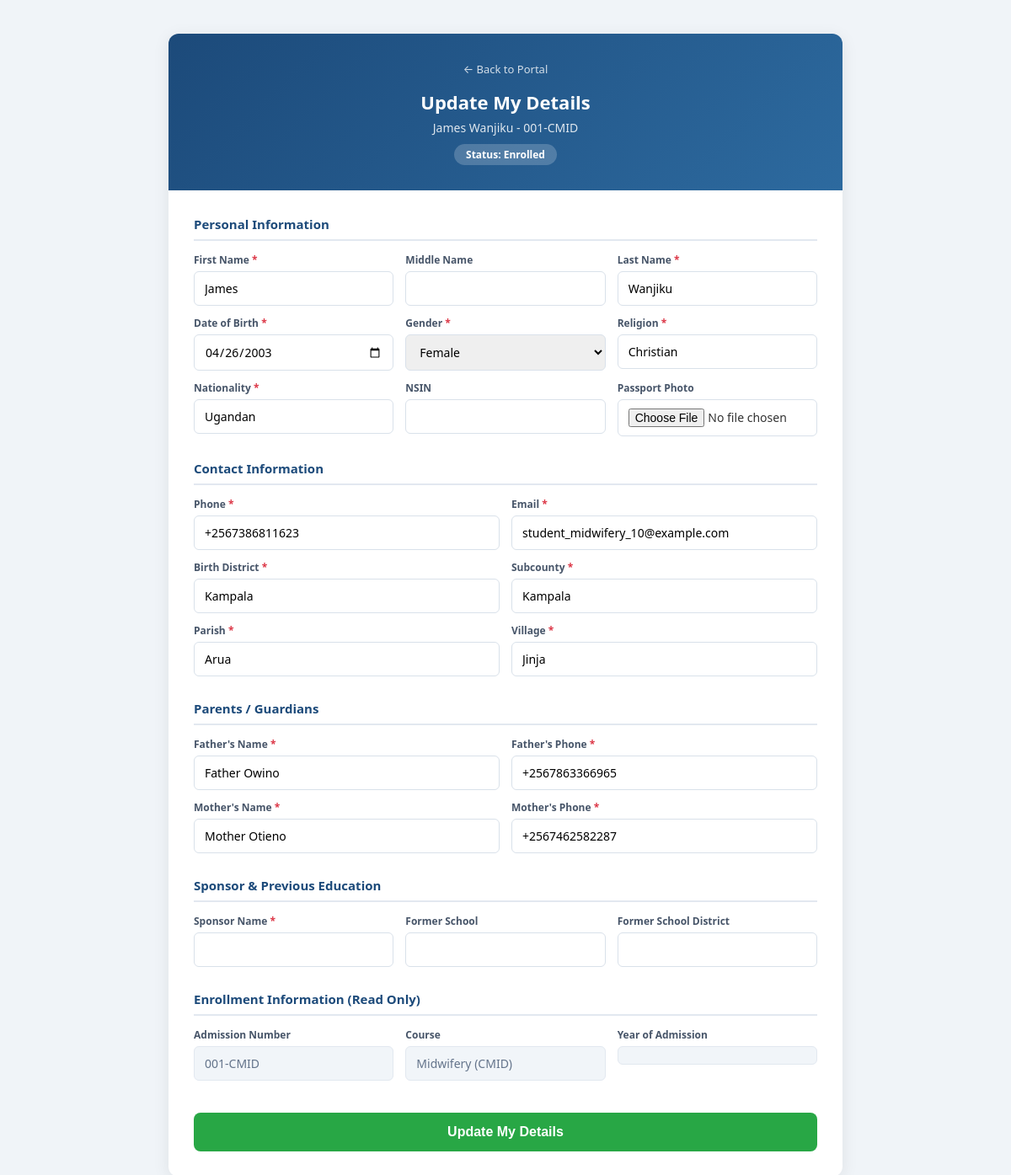
Screenshot of /portal/update/student/33/ with the database file from the repository.
### admissions/models.py (models this page shows, shortened)
class Student(models.Model):
    application = models.OneToOneField(
        'Application',
        on_delete=models.SET_NULL,
        null=True,
        blank=True,
        related_name='admitted_student',
        help_text="The application this student was admitted from"
    )
    first_name = models.CharField(max_length=100)
    middle_name = models.CharField(max_length=100, blank=True)  # Optional middle name
    last_name = models.CharField(max_length=100)
    date_of_birth = models.DateField()
    gender = models.CharField(
        max_length=1,
        choices=[('M', 'Male'), ('F', 'Female')],
        help_text="Select gender"
    )  # Gender choices
    religion = models.CharField(max_length=50)
    nationality = models.CharField(max_length=100)
    passport_photo = models.ImageField(upload_to='passport_photos/', blank=True, null=True)
    birth_district = models.CharField(max_length=100)
    subcounty = models.CharField(max_length=100)
    parish = models.CharField(max_length=100)
    village = models.CharField(max_length=100)
    phone = models.CharField(max_length=15)
    email = models.EmailField(unique=True)
    father_name = models.CharField(max_length=100)
    father_phone = models.CharField(max_length=15)
    mother_name = models.CharField(max_length=100)
    mother_phone = models.CharField(max_length=15)
    sponsor_name = models.CharField(max_length=100)
    former_school = models.CharField(max_length=200, blank=True)
    former_school_district = models.CharField(max_length=100, blank=True)
    course = models.ForeignKey('academics.Course', on_delete=models.CASCADE)
    admission_number = models.CharField(max_length=20, unique=True, blank=True)
    reporting = models.DateField( blank=True, null=True)
    year_of_admission = models.CharField(max_length=15)
    NSIN = models.CharField(max_length=20, unique=False, blank=True, default='', help_text="National Student Identification Number. Leave blank if not yet assigned.")
    ENROLLMENT_STATUS_CHOICES = [
        ('ENROLLED', 'Enrolled'),
        ('PENDING', 'Pending'),
        ('DEFERRED', 'Deferred'),
        ('COMPLETED', 'Completed'),
        ('WITHDRAWN', 'Withdrawn'),
    ]
    enrollment_status = models.CharField(
        max_length=15,
        choices=ENROLLMENT_STATUS_CHOICES,
        default='PENDING',
        help_text="Current enrollment status of the student"
    )
    class Meta:
        verbose_name = 'Admission'
        verbose_name_plural = 'Admissions'

### academics/models.py (models this page shows, shortened)
class Course(models.Model):
    LEVEL_CHOICES = [
        ('CERTIFICATE', 'Certificate'),
        ('DIPLOMA', 'Diploma'),
        ('BACHELORS', "Bachelor's"),
        ('MASTERS', "Master's"),
    ]
    name = models.CharField(max_length=100)
    short_name = models.CharField(max_length=10, unique=True)  # e.g., CS for Computer Science
    duration = models.IntegerField(help_text="Duration in months")  # Course duration in months
    level = models.CharField(
        max_length=20,
        choices=LEVEL_CHOICES,
        default='CERTIFICATE',
        help_text="Academic level of the course"
    )
    department = models.ForeignKey(
        Department,
        on_delete=models.SET_NULL,
        null=True,
        blank=True,
        related_name='courses',
        help_text="Department this course belongs to"
    )

### admissions/views.py (the view, shortened to what this page needs)
# urls.py: path('update/student/<int:student_id>/', views.update_student, name='update_student'),
def update_student(request, student_id):
    student = get_object_or_404(Student, id=student_id)
    courses = Course.objects.all().order_by('name')
    return render(request, 'admissions/portal/update_student.html', {
        'student': student,
        'courses': courses,
    })

### SchoolManagementSystem/context_processors.py (called while the page is built)
def dashboard_stats(request):
    total_admissions = AdmissionStudent.objects.count()
    enrolled = AdmissionStudent.objects.filter(enrollment_status='ENROLLED').count()
    completed = AdmissionStudent.objects.filter(enrollment_status='COMPLETED').count()
    withdrawn = AdmissionStudent.objects.filter(enrollment_status='WITHDRAWN').count()
    deferred = AdmissionStudent.objects.filter(enrollment_status='DEFERRED').count()
    pending = AdmissionStudent.objects.filter(enrollment_status='PENDING').count()
    active_enrolled = AcademicStudent.objects.count()
    return {
        'stats_total_students': total_admissions,
        'stats_enrolled': active_enrolled,
        'stats_completed': completed,
        'stats_withdrawn': withdrawn,
        'stats_deferred': deferred,
        'stats_pending': pending,
    }

### admissions/templates/admissions/portal/update_student.html (shortened to what this page needs)
<!DOCTYPE html>
<html lang="en">
<head>
</head>
<body>
    <div class="form-container">
        <div class="form-header">
            <a href="{% url 'portal_landing' %}" class="back-link">&larr; Back to Portal</a>
            <h1>Update My Details</h1>
            <p>{{ student.first_name }} {{ student.last_name }} - {{ student.admission_number }}</p>
            <span class="status-badge">Status: {{ student.get_enrollment_status_display }}</span>
        </div>
        <div class="form-body">
            <form method="post" enctype="multipart/form-data">
                <div class="form-section">
                    <h3>Personal Information</h3>
                    <div class="form-row">
                        <div class="form-group">
                            <label>First Name <span class="required">*</span></label>
                            <input type="text" name="first_name" value="{{ student.first_name }}" required>
                        </div>
                        <div class="form-group">
                            <label>Middle Name</label>
                            <input type="text" name="middle_name" value="{{ student.middle_name }}">
                        </div>
                        <div class="form-group">
                            <label>Last Name <span class="required">*</span></label>
                            <input type="text" name="last_name" value="{{ student.last_name }}" required>
                        </div>
                    </div>
                    <div class="form-row">
                        <div class="form-group">
                            <label>Date of Birth <span class="required">*</span></label>
                            <input type="date" name="date_of_birth" value="{{ student.date_of_birth|date:"Y-m-d" }}" required>
                        </div>
                        <div class="form-group">
                            <label>Gender <span class="required">*</span></label>
                            <select name="gender" required>
                                <option value="F" {% if student.gender == 'F' %}selected{% endif %}>Female</option>
                            </select>
                        </div>
                        <div class="form-group">
                            <label>Religion <span class="required">*</span></label>
                            <input type="text" name="religion" value="{{ student.religion }}" required>
                        </div>
                    </div>
                    <div class="form-row">
                        <div class="form-group">
                            <label>Nationality <span class="required">*</span></label>
                            <input type="text" name="nationality" value="{{ student.nationality }}" required>
                        </div>
                        <div class="form-group">
                            <label>NSIN</label>
                            <input type="text" name="NSIN" value="{{ student.NSIN }}">
                        </div>
                        <div class="form-group">
                            <label>Passport Photo</label>
                            <input type="file" name="passport_photo" accept="image/*">
                        </div>
                    </div>
                </div>
                <div class="form-section">
                    <h3>Contact Information</h3>
                    <div class="form-row">
                        <div class="form-group">
                            <label>Phone <span class="required">*</span></label>
                            <input type="text" name="phone" value="{{ student.phone }}" required>
                        </div>
                        <div class="form-group">
                            <label>Email <span class="required">*</span></label>
                            <input type="email" name="email" value="{{ student.email }}" required>
                        </div>
                    </div>
                    <div class="form-row">
                        <div class="form-group">
                            <label>Birth District <span class="required">*</span></label>
                            <input type="text" name="birth_district" value="{{ student.birth_district }}" required>
                        </div>
                        <div class="form-group">
                            <label>Subcounty <span class="required">*</span></label>
                            <input type="text" name="subcounty" value="{{ student.subcounty }}" required>
                        </div>
                    </div>
                    <div class="form-row">
                        <div class="form-group">
                            <label>Parish <span class="required">*</span></label>
                            <input type="text" name="parish" value="{{ student.parish }}" required>
                        </div>
                        <div class="form-group">
                            <label>Village <span class="required">*</span></label>
                            <input type="text" name="village" value="{{ student.village }}" required>
                        </div>
                    </div>
                </div>
                <div class="form-section">
                    <h3>Parents / Guardians</h3>
                    <div class="form-row">
                        <div class="form-group">
                            <label>Father's Name <span class="required">*</span></label>
                            <input type="text" name="father_name" value="{{ student.father_name }}" required>
                        </div>
                        <div class="form-group">
                            <label>Father's Phone <span class="required">*</span></label>
                            <input type="text" name="father_phone" value="{{ student.father_phone }}" required>
                        </div>
                    </div>
                    <div class="form-row">
                        <div class="form-group">
                            <label>Mother's Name <span class="required">*</span></label>
                            <input type="text" name="mother_name" value="{{ student.mother_name }}" required>
                        </div>
                        <div class="form-group">
                            <label>Mother's Phone <span class="required">*</span></label>
                            <input type="text" name="mother_phone" value="{{ student.mother_phone }}" required>
                        </div>
                    </div>
                </div>
                <div class="form-section">
                    <h3>Sponsor & Previous Education</h3>
                    <div class="form-row">
                        <div class="form-group">
                            <label>Sponsor Name <span class="required">*</span></label>
                            <input type="text" name="sponsor_name" value="{{ student.sponsor_name }}" required>
                        </div>
                        <div class="form-group">
                            <label>Former School</label>
                            <input type="text" name="former_school" value="{{ student.former_school }}">
                        </div>
                        <div class="form-group">
                            <label>Former School District</label>
                            <input type="text" name="former_school_district" value="{{ student.former_school_district }}">
                        </div>
                    </div>
                </div>
                <div class="form-section">
                    <h3>Enrollment Information (Read Only)</h3>
                    <div class="form-row">
                        <div class="form-group">
                            <label>Admission Number</label>
                            <div class="readonly-field">{{ student.admission_number }}</div>
                        </div>
                        <div class="form-group">
                            <label>Course</label>
                            <div class="readonly-field">{{ student.course.name }} ({{ student.course.short_name }})</div>
                        </div>
                        <div class="form-group">
                            <label>Year of Admission</label>
                            <div class="readonly-field">{{ student.year_of_admission }}</div>
                        </div>
                    </div>
                </div>
                <button type="submit" class="btn-submit">Update My Details</button>
            </form>
        </div>
    </div>
</body>
</html>

### admissions/templates/admissions/portal/update_student.html (style rules this page uses)
* { margin: 0; padding: 0; box-sizing: border-box; }
body { font-family: 'Segoe UI', system-ui, -apple-system, sans-serif; background: #f0f4f8; color: #333; padding: 20px; }
.form-container { max-width: 800px; margin: 20px auto; background: #fff; border-radius: 12px; box-shadow: 0 4px 20px rgba(0,0,0,0.08); overflow: hidden; }
.form-header { background: linear-gradient(135deg, #1c4a7a, #2d6a9f); color: #fff; padding: 30px; text-align: center; }
.form-header h1 { font-size: 22px; margin-bottom: 6px; }
.form-header p { font-size: 14px; opacity: 0.85; }
.back-link { display: inline-block; margin-bottom: 15px; color: #fff; text-decoration: none; font-size: 13px; opacity: 0.8; }
.status-badge { display: inline-block; padding: 4px 14px; border-radius: 20px; font-size: 12px; font-weight: 600; margin-top: 10px; background: rgba(255,255,255,0.2); }
.form-body { padding: 30px; }
.form-section { margin-bottom: 28px; }
.form-section h3 { color: #1c4a7a; font-size: 15px; margin-bottom: 14px; padding-bottom: 8px; border-bottom: 2px solid #e2e8f0; }
.form-row { display: grid; grid-template-columns: repeat(auto-fit, minmax(220px, 1fr)); gap: 14px; margin-bottom: 12px; }
.form-group { display: flex; flex-direction: column; }
.form-group label { font-weight: 600; font-size: 12px; color: #475569; margin-bottom: 5px; }
.form-group input, .form-group select { padding: 10px 12px; border: 1px solid #d9e1ea; border-radius: 6px; font-size: 14px; font-family: inherit; }
.required { color: #dc3545; }
.btn-submit { background: #28a745; color: #fff; padding: 14px 30px; border: none; border-radius: 8px; font-size: 16px; font-weight: 600; cursor: pointer; width: 100%; margin-top: 10px; }
.readonly-field { padding: 10px 12px; background: #f1f5f9; border: 1px solid #e2e8f0; border-radius: 6px; font-size: 14px; color: #64748b; }

### rows the page displays
Student: first_name "James", last_name "Wanjiku", admission_number "001-CMID", enrollment_status "Enrolled", date_of_birth "04/26/2003", gender "Female", religion "Christian", nationality "Ugandan", phone "+2567386811623", email "student_midwifery_10@example.com", birth_district "Kampala", subcounty "Kampala", parish "Arua", village "Jinja", father_name "Father Owino", father_phone "+2567863366965", mother_name "Mother Otieno", mother_phone "+2567462582287", course.name "Midwifery", course.short_name "CMID"
